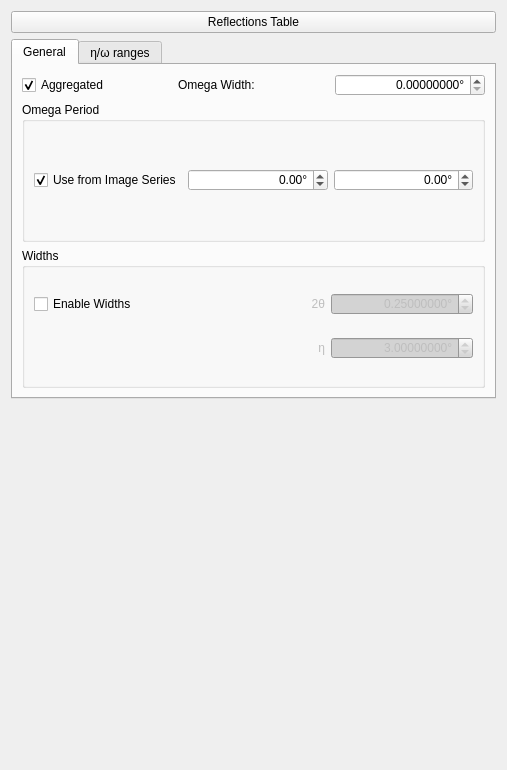
<?xml version="1.0" encoding="UTF-8"?>
<ui version="4.0">
 <class>rotation_series_overlay_editor</class>
 <widget class="QWidget" name="rotation_series_overlay_editor">
  <property name="geometry">
   <rect>
    <x>0</x>
    <y>0</y>
    <width>507</width>
    <height>770</height>
   </rect>
  </property>
  <property name="minimumSize">
   <size>
    <width>0</width>
    <height>770</height>
   </size>
  </property>
  <property name="windowTitle">
   <string>Edit Overlay</string>
  </property>
  <property name="styleSheet">
   <string notr="true">QDoubleSpinBox:disabled {background-color: LightGray;}
</string>
  </property>
  <layout class="QGridLayout" name="gridLayout">
   <item row="11" column="1" colspan="4">
    <spacer name="verticalSpacer">
     <property name="orientation">
      <enum>Qt::Vertical</enum>
     </property>
     <property name="sizeHint" stdset="0">
      <size>
       <width>20</width>
       <height>40</height>
      </size>
     </property>
    </spacer>
   </item>
   <item row="0" column="1" colspan="4">
    <widget class="QPushButton" name="reflections_table">
     <property name="text">
      <string>Reflections Table</string>
     </property>
    </widget>
   </item>
   <item row="1" column="1" colspan="4">
    <widget class="QTabWidget" name="tab_widget">
     <property name="currentIndex">
      <number>0</number>
     </property>
     <widget class="QWidget" name="general_settings">
      <attribute name="title">
       <string>General</string>
      </attribute>
      <layout class="QGridLayout" name="gridLayout_3">
       <item row="5" column="0" colspan="3">
        <layout class="QVBoxLayout" name="crystal_editor_layout"/>
       </item>
       <item row="0" column="0">
        <widget class="QCheckBox" name="aggregated">
         <property name="text">
          <string>Aggregated</string>
         </property>
         <property name="checked">
          <bool>true</bool>
         </property>
        </widget>
       </item>
       <item row="2" column="0" colspan="3">
        <widget class="QGroupBox" name="widths_group">
         <property name="title">
          <string>Widths</string>
         </property>
         <layout class="QGridLayout" name="gridLayout_2">
          <item row="1" column="2">
           <widget class="ScientificDoubleSpinBox" name="eta_width">
            <property name="enabled">
             <bool>false</bool>
            </property>
            <property name="alignment">
             <set>Qt::AlignRight|Qt::AlignTrailing|Qt::AlignVCenter</set>
            </property>
            <property name="keyboardTracking">
             <bool>false</bool>
            </property>
            <property name="suffix">
             <string>°</string>
            </property>
            <property name="decimals">
             <number>8</number>
            </property>
            <property name="maximum">
             <double>360.000000000000000</double>
            </property>
            <property name="value">
             <double>3.000000000000000</double>
            </property>
           </widget>
          </item>
          <item row="1" column="1">
           <widget class="QLabel" name="eta_width_label">
            <property name="enabled">
             <bool>false</bool>
            </property>
            <property name="text">
             <string>η</string>
            </property>
            <property name="alignment">
             <set>Qt::AlignRight|Qt::AlignTrailing|Qt::AlignVCenter</set>
            </property>
           </widget>
          </item>
          <item row="0" column="2">
           <widget class="ScientificDoubleSpinBox" name="tth_width">
            <property name="enabled">
             <bool>false</bool>
            </property>
            <property name="alignment">
             <set>Qt::AlignRight|Qt::AlignTrailing|Qt::AlignVCenter</set>
            </property>
            <property name="keyboardTracking">
             <bool>false</bool>
            </property>
            <property name="suffix">
             <string>°</string>
            </property>
            <property name="decimals">
             <number>8</number>
            </property>
            <property name="maximum">
             <double>360.000000000000000</double>
            </property>
            <property name="value">
             <double>0.250000000000000</double>
            </property>
           </widget>
          </item>
          <item row="0" column="1">
           <widget class="QLabel" name="tth_width_label">
            <property name="enabled">
             <bool>false</bool>
            </property>
            <property name="text">
             <string>2θ</string>
            </property>
            <property name="alignment">
             <set>Qt::AlignRight|Qt::AlignTrailing|Qt::AlignVCenter</set>
            </property>
           </widget>
          </item>
          <item row="0" column="0">
           <widget class="QCheckBox" name="enable_widths">
            <property name="text">
             <string>Enable Widths</string>
            </property>
           </widget>
          </item>
         </layout>
        </widget>
       </item>
       <item row="1" column="0" colspan="3">
        <widget class="QGroupBox" name="groupBox">
         <property name="title">
          <string>Omega Period</string>
         </property>
         <layout class="QHBoxLayout" name="horizontalLayout">
          <item>
           <widget class="QCheckBox" name="sync_ome_period">
            <property name="text">
             <string>Use from Image Series</string>
            </property>
            <property name="checked">
             <bool>true</bool>
            </property>
           </widget>
          </item>
          <item>
           <widget class="ScientificDoubleSpinBox" name="omega_period_0">
            <property name="alignment">
             <set>Qt::AlignRight|Qt::AlignTrailing|Qt::AlignVCenter</set>
            </property>
            <property name="keyboardTracking">
             <bool>false</bool>
            </property>
            <property name="suffix">
             <string>°</string>
            </property>
            <property name="minimum">
             <double>-360.000000000000000</double>
            </property>
            <property name="maximum">
             <double>360.000000000000000</double>
            </property>
           </widget>
          </item>
          <item>
           <widget class="ScientificDoubleSpinBox" name="omega_period_1">
            <property name="alignment">
             <set>Qt::AlignRight|Qt::AlignTrailing|Qt::AlignVCenter</set>
            </property>
            <property name="keyboardTracking">
             <bool>false</bool>
            </property>
            <property name="suffix">
             <string>°</string>
            </property>
            <property name="minimum">
             <double>-360.000000000000000</double>
            </property>
            <property name="maximum">
             <double>360.000000000000000</double>
            </property>
           </widget>
          </item>
         </layout>
        </widget>
       </item>
       <item row="0" column="1">
        <widget class="QLabel" name="omega_width_label">
         <property name="enabled">
          <bool>true</bool>
         </property>
         <property name="toolTip">
          <string>&lt;html&gt;&lt;head/&gt;&lt;body&gt;&lt;p&gt;The omega width is used primarily in two areas:&lt;/p&gt;&lt;p&gt;&lt;br/&gt;&lt;/p&gt;&lt;p&gt;1. As the omega tolerance for HEDM calibration&lt;/p&gt;&lt;p&gt;2. If the displayed image series is unaggregated, and this overlay is also unaggregated, the omega width is used to compute which spots to display on the currently displayed frame.&lt;/p&gt;&lt;/body&gt;&lt;/html&gt;</string>
         </property>
         <property name="text">
          <string>Omega Width:</string>
         </property>
        </widget>
       </item>
       <item row="0" column="2">
        <widget class="ScientificDoubleSpinBox" name="omega_width">
         <property name="enabled">
          <bool>true</bool>
         </property>
         <property name="toolTip">
          <string>&lt;html&gt;&lt;head/&gt;&lt;body&gt;&lt;p&gt;The omega width is used primarily in two areas:&lt;/p&gt;&lt;p&gt;&lt;br/&gt;&lt;/p&gt;&lt;p&gt;1. As the omega tolerance for HEDM calibration&lt;/p&gt;&lt;p&gt;2. If the displayed image series is unaggregated, and this overlay is also unaggregated, the omega width is used to compute which spots to display on the currently displayed frame.&lt;/p&gt;&lt;/body&gt;&lt;/html&gt;</string>
         </property>
         <property name="alignment">
          <set>Qt::AlignRight|Qt::AlignTrailing|Qt::AlignVCenter</set>
         </property>
         <property name="suffix">
          <string>°</string>
         </property>
         <property name="decimals">
          <number>8</number>
         </property>
         <property name="maximum">
          <double>10000000.000000000000000</double>
         </property>
        </widget>
       </item>
      </layout>
     </widget>
     <widget class="QWidget" name="eta_omega_ranges">
      <attribute name="title">
       <string>η/ω ranges</string>
      </attribute>
      <layout class="QGridLayout" name="gridLayout_4">
       <item row="0" column="0" rowspan="3">
        <widget class="QGroupBox" name="eta_range_group">
         <property name="title">
          <string>η</string>
         </property>
         <layout class="QVBoxLayout" name="verticalLayout">
          <item>
           <widget class="QPushButton" name="mask_eta_by_wedge">
            <property name="text">
             <string>Mask by Wedge</string>
            </property>
           </widget>
          </item>
          <item>
           <layout class="QVBoxLayout" name="eta_ranges_layout"/>
          </item>
         </layout>
        </widget>
       </item>
       <item row="0" column="1" rowspan="3">
        <widget class="QGroupBox" name="omega_range_group">
         <property name="title">
          <string>ω</string>
         </property>
         <layout class="QVBoxLayout" name="verticalLayout_2">
          <item>
           <widget class="QCheckBox" name="sync_ome_ranges">
            <property name="text">
             <string>Use from Image Series</string>
            </property>
            <property name="checked">
             <bool>true</bool>
            </property>
           </widget>
          </item>
          <item>
           <layout class="QVBoxLayout" name="omega_ranges_layout"/>
          </item>
         </layout>
        </widget>
       </item>
      </layout>
     </widget>
    </widget>
   </item>
  </layout>
 </widget>
 <customwidgets>
  <customwidget>
   <class>ScientificDoubleSpinBox</class>
   <extends>QDoubleSpinBox</extends>
   <header>scientificspinbox.h</header>
  </customwidget>
 </customwidgets>
 <tabstops>
  <tabstop>reflections_table</tabstop>
  <tabstop>tab_widget</tabstop>
  <tabstop>aggregated</tabstop>
  <tabstop>omega_width</tabstop>
  <tabstop>sync_ome_period</tabstop>
  <tabstop>omega_period_0</tabstop>
  <tabstop>omega_period_1</tabstop>
  <tabstop>enable_widths</tabstop>
  <tabstop>tth_width</tabstop>
  <tabstop>eta_width</tabstop>
  <tabstop>mask_eta_by_wedge</tabstop>
  <tabstop>sync_ome_ranges</tabstop>
 </tabstops>
 <resources/>
 <connections/>
</ui>
